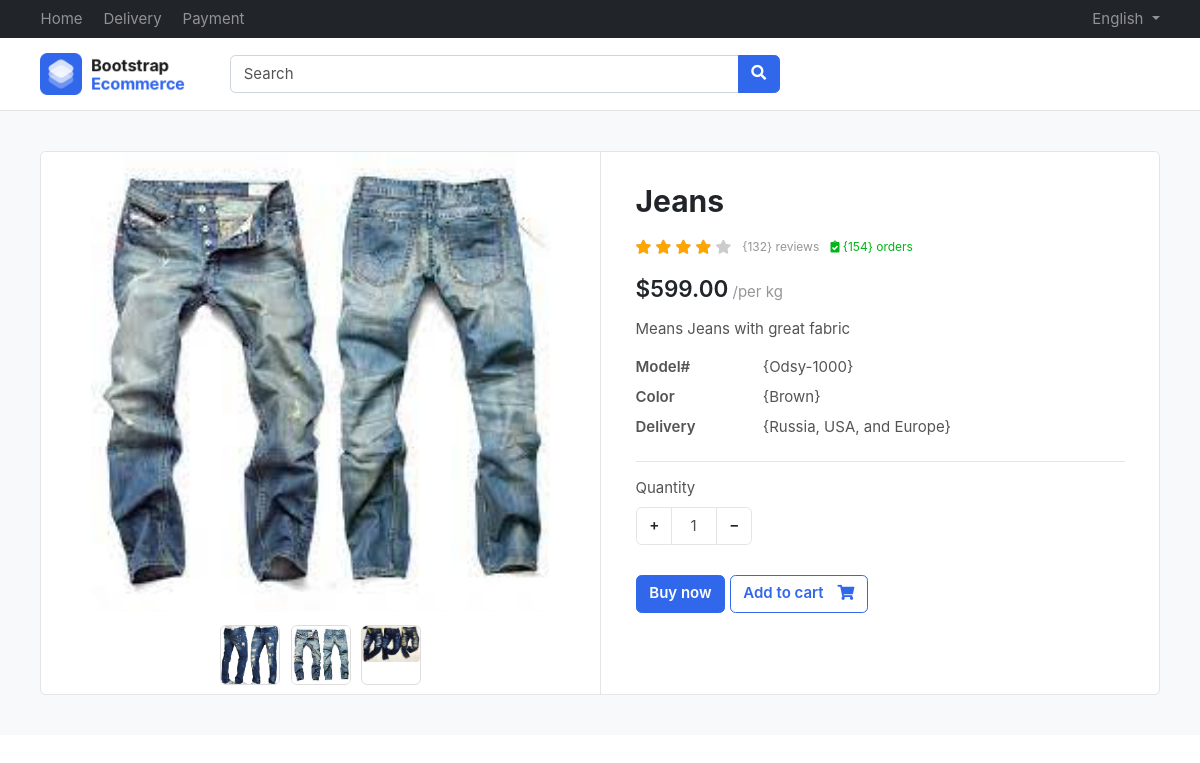
The app's page /product/jeans/ with its own data.
### products/models.py (models this page shows, shortened)
class Product(BaseModel):
    product_name = models.CharField(max_length=100)
    slug = models.SlugField(unique=True  , null=True , blank=True)
    category = models.ForeignKey(Category , on_delete=models.CASCADE , related_name="products")
    price = models.IntegerField()
    product_desription = models.TextField()
    color_variant = models.ManyToManyField(ColorVariant , blank=True)
    size_variant = models.ManyToManyField(SizeVariant , blank=True)

class ProductImage(BaseModel):
    product = models.ForeignKey(Product , on_delete=models.CASCADE , related_name="product_images")
    image =  models.ImageField(upload_to="product")

### products/views.py (the view)
# urls.py: path('<slug>/' , get_product , name="get_product"),
def get_product(request , slug):
    try:
        product = Product.objects.get(slug =slug)
        return render(request  , 'product/product.html' , context = {'product' : product})
    except Exception as e:
        print(e)

### templates/product/product.html (shortened to what this page needs)
{% extends "base/base.html"%}
{%  block start %}
<section class="section-content padding-y bg">
    <div class="container">
    <div class="card">
        <div class="row no-gutters">
            <aside class="col-md-6">
    <article class="gallery-wrap">
    <div class="img-big-wrap">
      <div> <a href="#"><img src="/media/{{product.product_images.first.image}}"></a></div>
    </div>
    <div class="thumbs-wrap">
      {% for image in product.product_images.all %}
      <a href="#" class="item-thumb"> <img src="/media/{{image.image}}"></a>
      {% endfor %}
    </div>
    </article>
            </aside>
            <main class="col-md-6 border-left">
    <article class="content-body">
    <h2 class="title">{{product.product_name}}</h2>
    <div class="rating-wrap my-3">
        <ul class="rating-stars">
            <li style="width:80%" class="stars-active">
                <i class="fa fa-star"></i> <i class="fa fa-star"></i>
                <i class="fa fa-star"></i> <i class="fa fa-star"></i>
            </li>
            <li>
                <i class="fa fa-star"></i> <i class="fa fa-star"></i>
                <i class="fa fa-star"></i> <i class="fa fa-star"></i>
                <i class="fa fa-star"></i>
            </li>
        </ul>
        <small class="label-rating text-muted">{132} reviews</small>
        <small class="label-rating text-success"> <i class="fa fa-clipboard-check"></i> {154} orders </small>
    </div>
    <div class="mb-3">
        <var class="price h4">${{product.price}}.00</var>
        <span class="text-muted">/per kg</span>
    </div>
    <p>{{product.product_desription}}</p>
    <dl class="row">
      <dt class="col-sm-3">Model#</dt>
      <dd class="col-sm-9">{Odsy-1000}</dd>
      <dt class="col-sm-3">Color</dt>
      <dd class="col-sm-9">{Brown}</dd>
      <dt class="col-sm-3">Delivery</dt>
      <dd class="col-sm-9">{Russia, USA, and Europe} </dd>
    </dl>
    <hr>
        <div class="form-row">
            <div class="form-group col-md flex-grow-0">
                <label>Quantity</label>
                <div class="input-group mb-3 input-spinner">
                  <div class="input-group-prepend">
                    <button class="btn btn-light" type="button" id="button-plus"> + </button>
                  </div>
                  <input type="text" class="form-control" value="1">
                  <div class="input-group-append">
                    <button class="btn btn-light" type="button" id="button-minus"> − </button>
                  </div>
                </div>
            </div>
        </div>
        <a href="#" class="btn  btn-primary"> Buy now </a>
        <a href="#" class="btn  btn-outline-primary"> <span class="text">Add to cart</span> <i class="fas fa-shopping-cart"></i>  </a>
    </article>
            </main>
        </div>
    </div>
    </div>
    </section>
{% endblock %}

### public/static/css/ui.css (style rules this page uses)
html { font-family: 'Inter', sans-serif; font-size: 15px; }
.content-body { flex: 1 1 auto; padding: 2rem 2.3rem; }
.padding-y { padding-top: 40px; padding-bottom: 40px; }
var { font-style: normal; }
article:after, .form-group:after { display: block; clear: both; content: ""; }
.bg { background-color: #f8f9fa; }
.card .title { color: #212529; }
.btn-light { background-color: #fff; border-color: #e4e4e4; }
.btn .text + i { margin-left: 10px; }
dl[class="row"] { margin-bottom: 0; }
.price { font-weight: 600; color: #212529; }
.label-rating { margin-left: 7px; display: inline-block; vertical-align: middle; }
.rating-stars { display: inline-block; vertical-align: middle; list-style: none; margin: 0; padding: 0; position: relative; white-space: nowrap; clear: both; }
.rating-stars i { font-size: 14px; color: #ccc; display: inline; }
.rating-stars li { display: block; text-overflow: clip; white-space: nowrap; z-index: 1; }
.rating-stars li.stars-active { z-index: 2; position: absolute; top: 0; left: 0; overflow: hidden; }
.rating-stars li.stars-active i { color: orange; }
.input-spinner { width: 120px; flex-wrap: nowrap; display: inline-flex; }
.input-spinner input.form-control { text-align: center; max-width: 46px; flex-basis: 46px; border-color: #e4e4e4; flex-grow: 0; }
.input-spinner .btn { width: 36px; text-align: center; }
.gallery-wrap .img-big-wrap { margin-bottom: 10px; border-radius: 0.37rem; overflow: hidden; background-color: #fff; }
.gallery-wrap .img-big-wrap a { text-align: center; display: block; }
.gallery-wrap .img-big-wrap img { height: 460px; width: auto; display: inline-block; cursor: zoom-in; }
.gallery-wrap .thumbs-wrap { text-align: center; }
.gallery-wrap .thumbs-wrap .item-thumb { width: 60px; height: 60px; border: 1px solid #ddd; border-radius: 6px; margin: 3px; display: inline-block; overflow: hidden; }
.gallery-wrap .thumbs-wrap img { max-width: 100%; max-height: 100%; object-fit: cover; border-radius: 4px; cursor: zoom-in; }

### records on screen
Product: product_images.first.image (picture), product_name "Jeans", price "599", product_desription "Means Jeans with great fabric"
ProductImage: image (picture)
ProductImage: image (picture)
ProductImage: image (picture)
